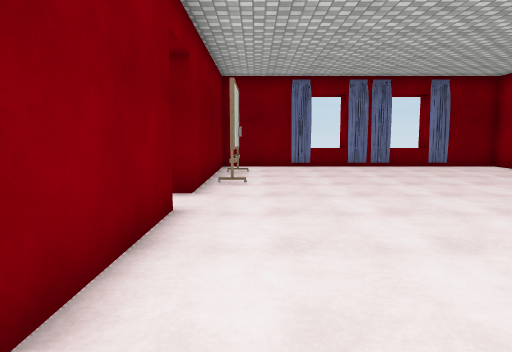
View 1 (above)

14 first-person views from a walk through a Unity game level. The camera is 1.3 m above the floor, tilts 6° down and sees 70° across. The floor is counted in squares, 1 m on a side. Each view is taken from the middle of a square. On the plan, view 1 faces up. The plan holds only what a view shows up to about 15 squares ahead; the rest is blank. The player character is not drawn. Door leaves are left out, so doorways stand open. Some surface patterns are stand-ins.

View 2
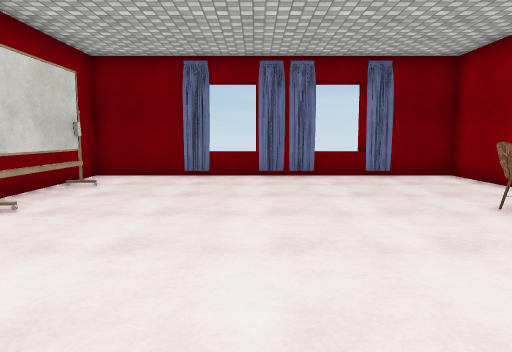

View 3
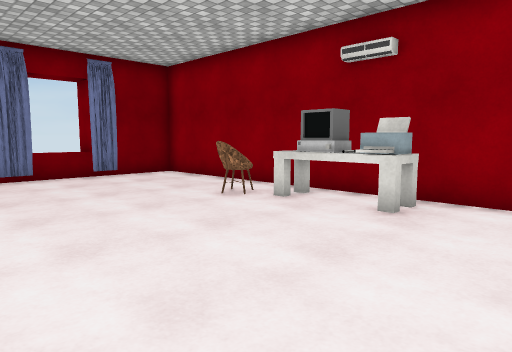

View 4
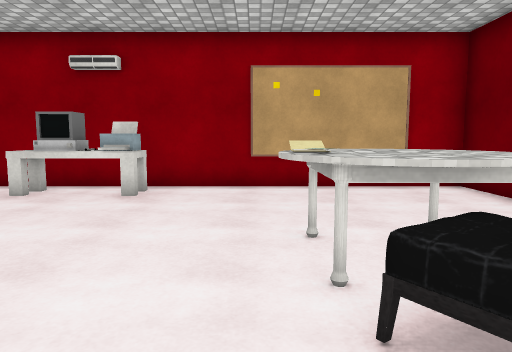

View 5
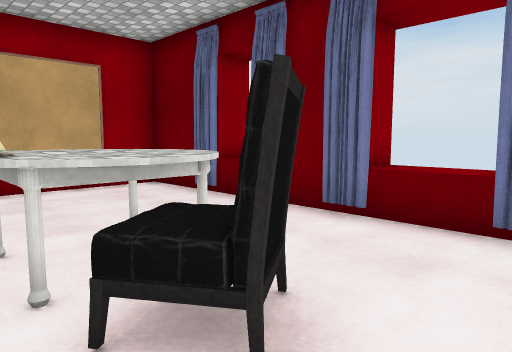

View 6
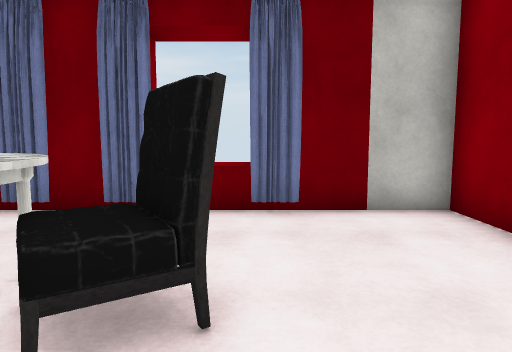

View 7
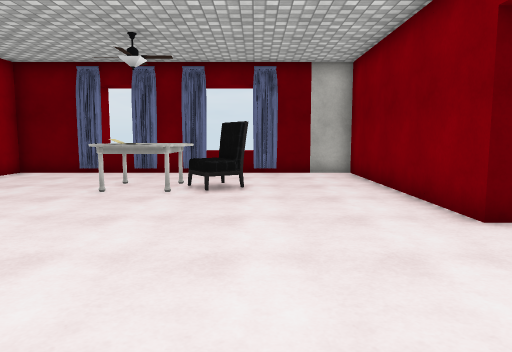

View 8
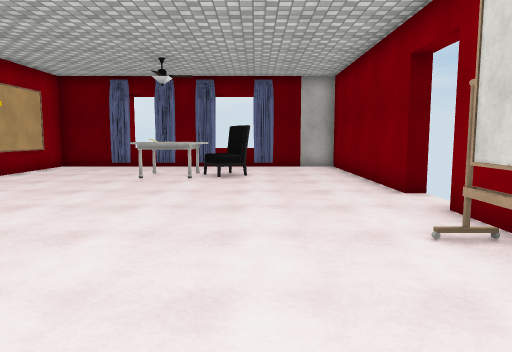

View 9
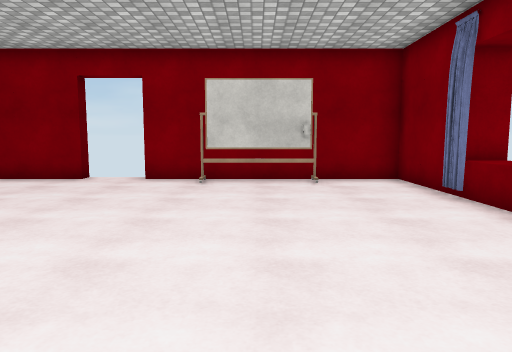

View 10
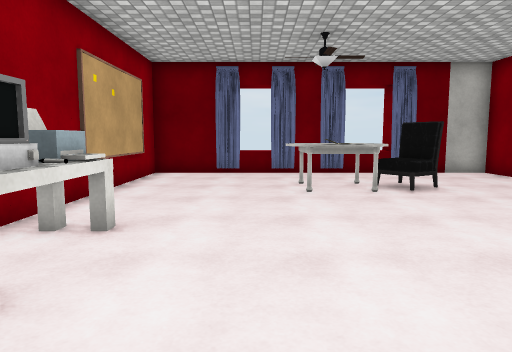

View 11
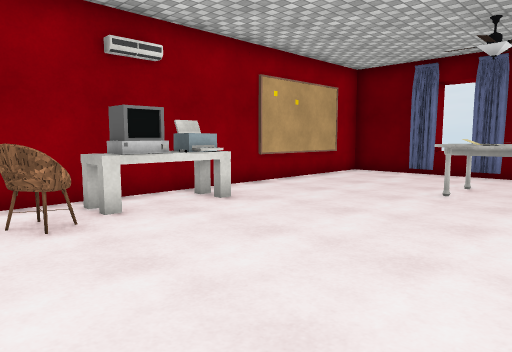

View 12
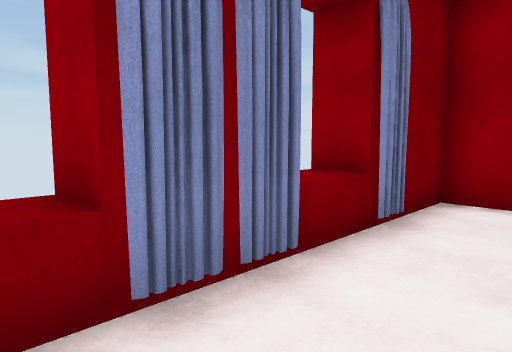

View 13
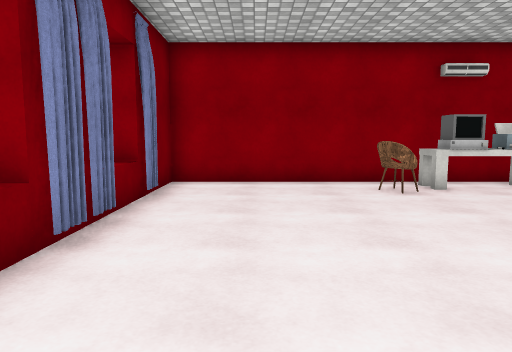

View 14
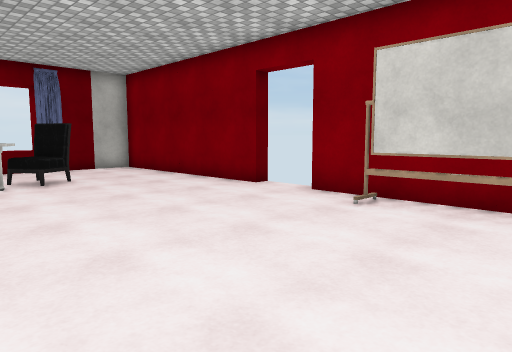

### Floor plan
Points are (right, up) in squares from view 1. A wall is a line through its corners. A room is listed if a view was taken in it or the views show most of it. See-through windows are left out.
Room 1 (views 1, 2, 3, 4, 5, 6, 7, 8, 9, 10, 11, 12, 13, 14)
walls: (-1.5, 6.5) (-1.5, -1.5) (4, -1.5); (10.1, 8.2) (9.4, 8.2) (9.4, 9) (10, 9); (4.5, -1.5) (5.8, -1.5); (2, -1.5) (2, -2.5); (6.4, -1.5) (10.8, -1.5) (10.8, 16.5) (6, 16.5); (4, 16.4) (4, 17.5); (4, -2.6) (4, -1.6); (5.6, 16.5) (2.1, 16.5); (1.6, 16.5) (-1.5, 16.5) (-1.5, 8.5); (7.8, 16.4) (7.8, 17.5); (7.8, -2.5) (7.8, -1.5); (2, 17.6) (2, 16.5)
ways out: open door at (-2, 7.5)
objects: whiteboard (-1, 11) to (-1, 14); curtain (2, -1); chair (2, 2) to (4, 3); curtain (2, 16); curtain (4, -1); table (4, 1) to (6, 4); curtain (5, 16); curtain (6, -1); curtain (6, 16); curtain (8, -1); chair (8, 10) to (9, 11); curtain (8, 16); printer (9, 7) to (10, 7); other object (9, 8); other object (9, 9)

Where each view was taken, in squares from view 1:
view 1: 0 up, 0 right, facing up
view 2: 4 up, 4 right, facing up
view 3: 4 up, 3 right, facing up-right
view 4: 4 up, 1 right, facing right
view 5: 4 up, 1 right, facing down-right
view 6: 5 up, 2 right, facing down
view 7: 12 up, 2 right, facing down
view 8: 15 up, 2 right, facing down
view 9: 12 up, 10 right, facing left
view 10: 12 up, 7 right, facing down
view 11: 12 up, 3 right, facing down-right
view 12: 14 up, 3 right, facing up-right
view 13: 14 up, 0 right, facing right
view 14: 14 up, 6 right, facing down-left
